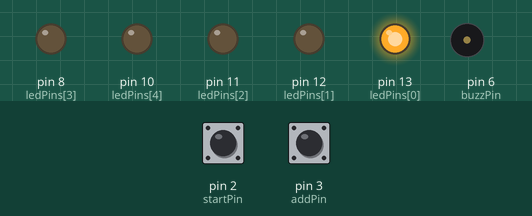
The sketch below on a simulated Arduino Uno, built with avr-gcc and run on an emulated ATmega328P. Parts: output pins drawn as LEDs (lit = HIGH), buzzer (waves = sounding). The test bench sets the inputs (shaded band); at power-on: pin 2 (startPin) LOW, pin 3 (addPin) LOW.

Above: at 1.2 s.
1.3 s: pin 2 (startPin) pulled HIGH for 0.15 s
At 3.6 s:
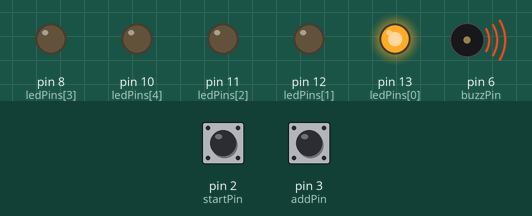
4.4 s: pin 3 (addPin) driven HIGH
At 5.6 s:
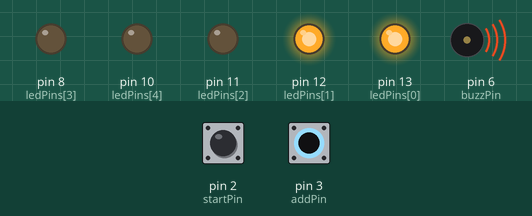
5.9 s: pin 2 (startPin) pulled HIGH for 1 s
At 7.5 s:
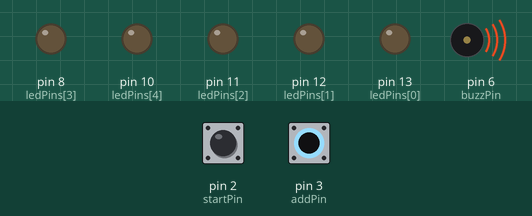
9.9 s: pin 2 (startPin) pulled HIGH for 3.2 s
At 13.4 s:
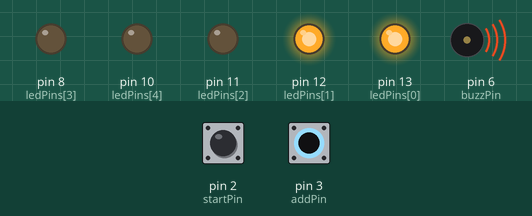
14.6 s: pin 3 (addPin) pulsed LOW 2 times (0.12 s each, 0.3 s apart)
At 15.7 s:
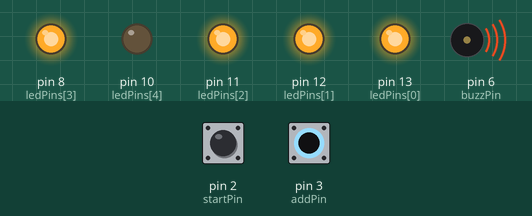
16.7 s: pin 3 (addPin) pulsed LOW 5 times (0.12 s each, 0.3 s apart)
At 16.98 s:
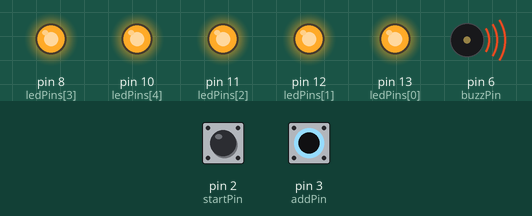
Timing chart, 0 to 19.7 s (numbered marks = the images above; inputs shaded):
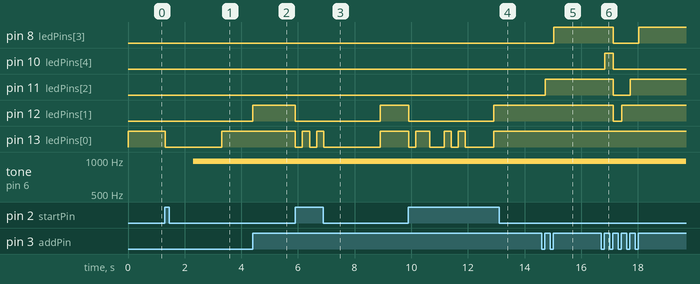

Measured:
- after the input at 1.3 s, pin 13 (ledPins[0]): HIGH → LOW at once, → HIGH 2.0 s later; tone on pin 6 (buzzPin): silent → 977 Hz after 1.0 s
- after the input at 4.4 s, pin 12 (ledPins[1]): LOW → HIGH at once
- after the input at 5.9 s, pin 12 (ledPins[1]): HIGH → LOW at once, → HIGH 3.0 s later; pin 13 (ledPins[0]): goes LOW 0.25 s, HIGH 0.25 s, LOW 0.25 s, HIGH 0.25 s, LOW 2.0 s, then HIGH, starting at once
- after the input at 9.9 s, pin 12 (ledPins[1]): HIGH → LOW at once, → HIGH 3.0 s later; pin 13 (ledPins[0]): HIGH → LOW at once, → HIGH 0.25 s later, → LOW 0.50 s later, → HIGH 0.50 s later, … (8 changes in this stretch)
- after the input at 14.6 s, pin 8 (ledPins[3]): LOW → HIGH after 0.43 s; pin 11 (ledPins[2]): LOW → HIGH after 0.13 s
- after the input at 16.7 s, pin 8 (ledPins[3]): HIGH → LOW after 0.43 s, → HIGH 0.90 s later; pin 10 (ledPins[4]): LOW → HIGH after 0.13 s, → LOW 0.30 s later; pin 11 (ledPins[2]): HIGH → LOW after 0.43 s, → HIGH 0.60 s later; pin 12 (ledPins[1]): HIGH → LOW after 0.43 s, → HIGH 0.30 s later

The sketch:

sketch.ino
```cpp
const int startPin = 2;
const int addPin = 3;
const int buzzPin = 6;
const int ledPins[5] = { 13, 12, 11, 8, 10 };

int minutes = 1;
int timerDuration = minutes;
long startTime = 0;
boolean timerStarted = false;

boolean startPressedBefore = false;
boolean addPressedBefore = false;
boolean currentMinuteLit = false;

void setup()
{
    Serial.begin(9600);
    pinMode(buzzPin, OUTPUT);
    for (int i = 0; i < 5; i++) {
        pinMode(ledPins[i], OUTPUT);
    }
}

void loop()
{
    boolean startPressed = btnPressed(startPin, startPressedBefore);
    boolean addPressed = btnPressed(addPin, addPressedBefore);

    if (addPressed && ! addPressedBefore && ! timerStarted) {
        minutes = cycleMinutes(minutes);
    }

    if (startPressed && ! startPressedBefore) {
        if (timerStarted) {
            resetTimer();
        } else {
            startTimer();
        }
    }

    if (timerStarted && timer() > timerDuration * 1000) {
        buzz();
        resetTimer();
    }

    if (timerStarted && oneSecondGone()) {
        minutes--;
    }

    lightMinutes(minutes);

    startPressedBefore = startPressed;
    addPressedBefore = addPressed;

    delay(1);
}

boolean timeGone(int time) {
    return timer() % time == 0;
}

boolean oneSecondGone() {
    return timeGone(1000);
}

void startTimer() {
    timerDuration = minutes;
    timerStarted = true;
    startTime = millis();
}

void resetTimer() {
    timerStarted = false;
    minutes = timerDuration;
}

int timer() {
    return millis() - startTime;
}

void buzz() {
    analogWrite(buzzPin, 50);
    delay(1000);
    digitalWrite(buzzPin, LOW);
}

int cycleMinutes(int minutes) {
    if (minutes < 5) {
        minutes += 1;
    } else {
        minutes = 1;
    }

    return minutes;
}

void lightMinutes(int minutes) {
    for (int i = 0; i < 5; i++) {
        if (i < minutes - 1) {
            digitalWrite(ledPins[i], HIGH);
        } else if (i == minutes - 1) {
            if (timerStarted) {
                if (timeGone(250)) {
                    digitalWrite(ledPins[i], currentMinuteLit);
                    currentMinuteLit = ! currentMinuteLit;
                }
            } else {
                digitalWrite(ledPins[i], HIGH);
            }
        } else {
            digitalWrite(ledPins[i], LOW);
        }
    }
}

boolean btnPressed(int pin, boolean pressedBefore) {
    boolean pressed = digitalRead(pin);

    if (pressed && (! pressedBefore)) {
        delay(10);
        pressed = digitalRead(pin);
    }

    return pressed;
}
```
